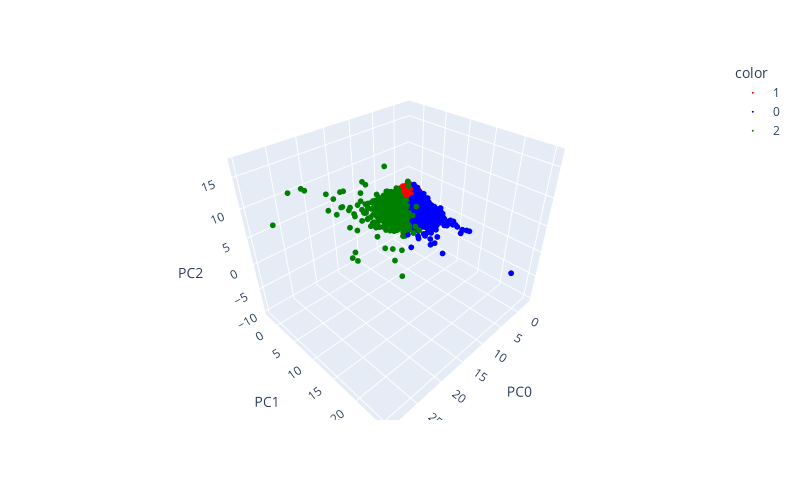

Notebook code for this chart:
### Code cell
fig = px.scatter_3d(
    pca_df_3com, 
    x= 'PC0', 
    y= 'PC1', 
    z= 'PC2',
    color= pca_df_3com['labels'].astype(str),
    color_discrete_sequence= ["red", "blue", "green"]
)

fig.update_traces(marker_size = 2)

fig.update_layout(
    autosize=False,
    width=800,
    height=500,
    # margin=dict(
    #     l=50,
    #     r=50,
    #     b=100,
    #     t=100,
    #     pad=4
    # ),
    paper_bgcolor="white",
)

fig.show()

### Figure 1 — Plotly figure (JSON) as saved in the notebook; plotly's stock layout.template omitted (floating-point values rounded to 4 significant figures; data arrays with more than 128 entries replaced by an {"elided": "..."} marker saying what was removed)
{"data": [{"hovertemplate": "color=1<br>PC0=%{x}<br>PC1=%{y}<br>PC2=%{z}<extra></extra>", "legendgroup": "1", "marker": {"color": "red", "size": 2, "symbol": "circle"}, "mode": "markers", "name": "1", "scene": "scene", "showlegend": true, "type": "scatter3d", "x": {"elided": "6131 float values"}, "y": {"elided": "6131 float values"}, "z": {"elided": "6131 float values"}}, {"hovertemplate": "color=0<br>PC0=%{x}<br>PC1=%{y}<br>PC2=%{z}<extra></extra>", "legendgroup": "0", "marker": {"color": "blue", "size": 2, "symbol": "circle"}, "mode": "markers", "name": "0", "scene": "scene", "showlegend": true, "type": "scatter3d", "x": {"elided": "1639 float values"}, "y": {"elided": "1639 float values"}, "z": {"elided": "1639 float values"}}, {"hovertemplate": "color=2<br>PC0=%{x}<br>PC1=%{y}<br>PC2=%{z}<extra></extra>", "legendgroup": "2", "marker": {"color": "green", "size": 2, "symbol": "circle"}, "mode": "markers", "name": "2", "scene": "scene", "showlegend": true, "type": "scatter3d", "x": {"elided": "1179 float values"}, "y": {"elided": "1179 float values"}, "z": {"elided": "1179 float values"}}], "layout": {"autosize": false, "height": 500, "legend": {"title": {"text": "color"}, "tracegroupgap": 0}, "margin": {"t": 60}, "paper_bgcolor": "white", "scene": {"domain": {"x": [0, 1], "y": [0, 1]}, "xaxis": {"title": {"text": "PC0"}}, "yaxis": {"title": {"text": "PC1"}}, "zaxis": {"title": {"text": "PC2"}}}, "width": 800}}
